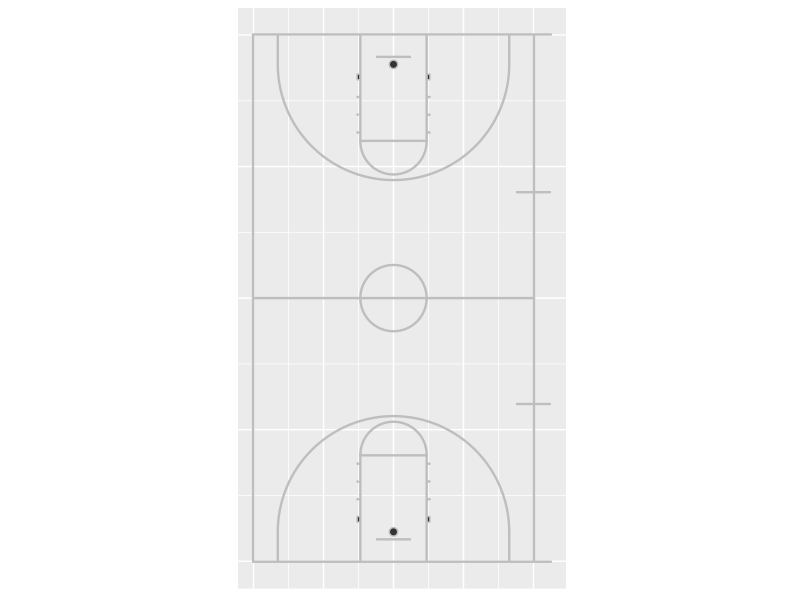
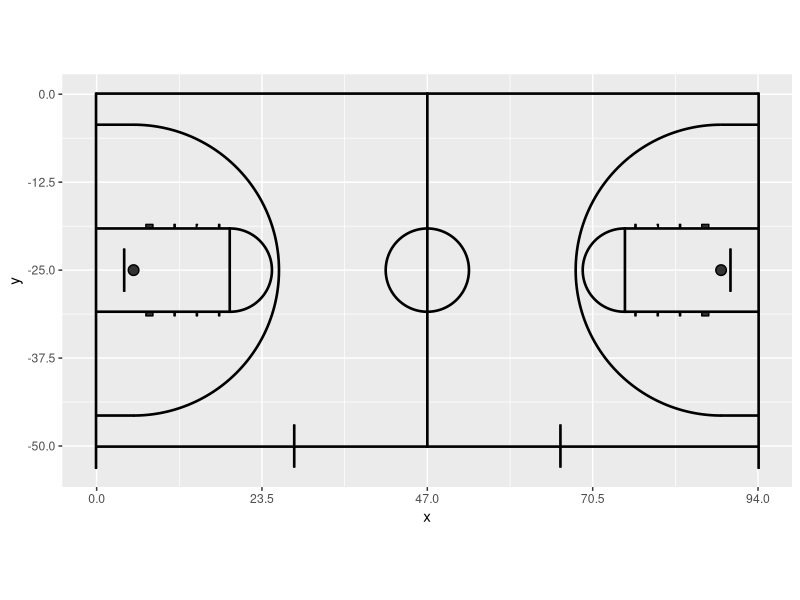

Recreate these plots in R, in order.
# Author : Ewen Gallic http://editerna.free.fr/wp/
# Date : 2014-08-03

# Any comments are welcome.

library(grid)
library(ggplot2)
library(gridExtra)
library(gtable)


###############
## FUNCTIONS ##
###############

# http://stackoverflow.com/questions/6862742/draw-a-circle-with-ggplot2
# Function to create circles
circle_fun <- function(center=c(0,0), diameter=1, npoints=500, start=0, end=2){
  tt <- seq(start*pi, end*pi, length.out=npoints)
  data.frame(
    x = center[1] + diameter / 2 * cos(tt),
    y = center[2] + diameter / 2 * sin(tt)
  )
}

# Gives y coordinates of the opposite side
rev_y <- function(y) 94-y

# Converts inches to feet
inches_to_feet <- function(x) x/12

# Given the angle theta and the court data frame,
# rotates the coordinates of the court by an angle theta
rotate_court <- function(court, theta=pi/2){
  court_r <- court
  court_r$x <- court_r$x / 180 * pi
  court_r$y <- court_r$y / 180 * pi
  matrice_r <- matrix(c(cos(theta), sin(theta), -sin(theta), cos(theta)), ncol = 2)
  coords_r <- apply(court_r[,c("x","y")], 1, function(x) x %*% matrice_r)
  court_r$x <- coords_r[1,] ; court_r$y <- coords_r[2,]
  court_r$x <- court_r$x * 180 / pi
  court_r$y <- court_r$y * 180 / pi
  return(court_r)
}

# From x and y coordinates for a line (represented by a polygon here),
# a number of group and a short description
# creates a data.frame for this line
# in order to use it with ggplot2.
new_coords <- function(x, y, group, descri){
  new_coords_df <- data.frame(x = x, y = y)
  new_coords_df$group <- group
  new_coords_df$side <- 1
  group <- group + 1
  
  # The same thing for the opposite side
  new_coords_df2 <- data.frame(x = x, y = rev_y(y))
  new_coords_df2$group <- group
  new_coords_df2$side <- 2
  group <<- group + 1
  
  # On reunit les donnees
  new_coords_df <- rbind(new_coords_df, new_coords_df2)
  new_coords_df$descri <- descri
  
  return(new_coords_df)
}

###############
## THE COURT ##
###############

# 3 pts circle
cercle_3pts.out <- circle_fun(center = c(25,inches_to_feet(63)), diameter = (20+inches_to_feet(9))*2)
cercle_3pts.in <- circle_fun(center = c(25,inches_to_feet(63)), diameter = (20+inches_to_feet(7))*2)
# Basket circle
cercle_ce <- circle_fun(center = c(25,5+3/12), diameter = 1.5)
# Free throw circle
cercle_lf.out <- circle_fun(center = c(25,19), diameter = 6*2)
cercle_lf.in <- circle_fun(center = c(25,19), diameter = (6-1/6)*2)
# Middle circle
cercle_mil.out <- circle_fun(center = c(25,47), diameter = 6*2)
cercle_mil.in <- circle_fun(center = c(25,47), diameter = (6-1/6)*2)


group <- 1 # We assign the first group, and it gets incremented with each use of new_coords()
court <- new_coords(c(0-1/6,0-1/6,53 + 1/6,53 + 1/6), c(0 - 1/6,0,0,0 - 1/6), group = group, descri = "ligne de fond")
court <- rbind(court, new_coords(x = c(0-1/6,0-1/6,0,0), y = c(0,47-1/12,47-1/12,0), group = group, descri = "ligne gauche"))
court <- rbind(court, new_coords(x = c(50,50,50+1/6,50+1/6), y = c(0,47-1/12,47-1/12,0), group = group, descri = "ligne droite"))
court <- rbind(court, new_coords(x = c(47,47,53,53), y = c(28,28+1/6,28+1/6,28), group = group, descri = "marque entraineur droite"))
court <- rbind(court, new_coords(x = c(inches_to_feet(51),inches_to_feet(51),inches_to_feet(51)+1/6,inches_to_feet(51)+1/6), y = c(0,inches_to_feet(63),inches_to_feet(63),0), group = group, descri = "3pts bas gauche"))
court <- rbind(court, new_coords(x = c(50-inches_to_feet(51)-1/6,50-inches_to_feet(51)-1/6,50-inches_to_feet(51),50-inches_to_feet(51)), y = c(0,inches_to_feet(63),inches_to_feet(63),0), group = group, descri = "3pts bas droit"))
court <- rbind(court, new_coords(x = c(19,19,19+1/6,19+1/6), y = c(0,19,19,0), group = group, descri = "LF bas gauche"))
court <- rbind(court, new_coords(x = c(31-1/6,31-1/6,31,31), y = c(0,19,19,0), group = group, descri = "LF bas droit"))
court <- rbind(court, new_coords(x = c(19,19,31,31), y = c(19-1/6,19,19,19-1/6), group = group, descri = "LF tireur"))
court <- rbind(court, new_coords(x = c(22, 22, 28, 28), y = c(4-1/6,4,4,4-1/6), group = group, descri = "planche"))
court <- rbind(court, new_coords(x = c(cercle_3pts.out[1:250,"x"], rev(cercle_3pts.in[1:250,"x"])),
                                y = c(cercle_3pts.out[1:250,"y"], rev(cercle_3pts.in[1:250,"y"])), group = group, descri = "cercle 3pts"))
court <- rbind(court, new_coords(x = c(cercle_lf.out[1:250,"x"], rev(cercle_lf.in[1:250,"x"])),
                                y = c(cercle_lf.out[1:250,"y"], rev(cercle_lf.in[1:250,"y"])), group = group, descri = "cercle LF haut"))
court <- rbind(court, new_coords(x = c(19-0.5,19-0.5,19,19), y = c(7,8,8,7), group = group, descri = "marque 1 LF gauche"))
court <- rbind(court, new_coords(x = c(19-0.5,19-0.5,19,19), y = c(11,11+inches_to_feet(2),11+inches_to_feet(2),11), group = group, descri = "marque 2 LF gauche"))
court <- rbind(court, new_coords(x = c(19-0.5,19-0.5,19,19), y = c(14+inches_to_feet(2),14+inches_to_feet(4),14+inches_to_feet(2),14+inches_to_feet(2)), group = group, descri = "marque 3 LF gauche"))
court <- rbind(court, new_coords(x = c(19-0.5,19-0.5,19,19), y = c(17+inches_to_feet(4),17+inches_to_feet(6),17+inches_to_feet(6),17+inches_to_feet(4)), group = group, descri = "marque 4 LF gauche"))
court <- rbind(court, new_coords(x = c(31,31,31+0.5,31+0.5), y = c(7,8,8,7), group = group, descri = "marque 1 LF droite"))
court <- rbind(court, new_coords(x = c(31,31,31+0.5,31+0.5), y = c(11,11+inches_to_feet(2),11+inches_to_feet(2),11), group = group, descri = "marque 2 LF droite"))
court <- rbind(court, new_coords(x = c(31,31,31+0.5,31+0.5), y = c(14+inches_to_feet(2),14+inches_to_feet(4),14+inches_to_feet(4),14+inches_to_feet(2)), group = group, descri = "marque 3 LF droite"))
court <- rbind(court, new_coords(x = c(0-1/6,0-1/6,50+1/6,50+1/6), y = c(94/2-1/12,94/2, 94/2, 94/2-1/12), group = group, descri = "ligne mediane"))
court <- rbind(court, new_coords(x = c(31,31,31+0.5,31+0.5), y = c(17+inches_to_feet(4),17+inches_to_feet(6),17+inches_to_feet(6),17+inches_to_feet(4)), group = group, descri = "marque 4 LF droite"))
court <- rbind(court, new_coords(x = c(cercle_mil.out[250:500,"x"], rev(cercle_mil.in[250:500,"x"])),
                                y = c(cercle_mil.out[250:500,"y"], rev(cercle_mil.in[250:500,"y"])), group = group, descri = "cercle milieu grand"))
court <- rbind(court, new_coords(x = cercle_ce[,"x"], y = cercle_ce[,"y"], group = group, descri = "anneau"))

# The data.frame containing all coordinates for the court is now complete.
head(court)
tail(court)

###########
## PLOTS ##
###########

# Whole court 
P <- ggplot() + geom_polygon(data = court, aes(x = x, y = y, group = group), col = "gray") +
  coord_equal() +
  ylim(-2,96) +
  xlim(-5,55) +
  scale_x_continuous(breaks = c(0, 12.5, 25, 37.5, 50)) +
  scale_y_continuous(breaks = c(0, 23.5, 47, 70.5, 94)) +
  xlab("") + ylab("") +
  theme(axis.text.x = element_blank(),
        axis.text.y = element_blank(), axis.ticks.x = element_blank(),
        axis.ticks.y = element_blank(), axis.title = element_blank()
  )
  



# Whole court with rotation
P_180 <- ggplot() + geom_polygon(data = rotate_court(court, theta = pi/2), aes(x = x, y = y, group = group), col = "black") +
  coord_equal() +
  xlim(-2,96) +
  ylim(-55,2) +
  scale_x_continuous(breaks = c(0, 23.5, 47, 70.5, 94)) +
  scale_y_continuous(breaks = c(0, -12.5, -25, -37.5, -50))